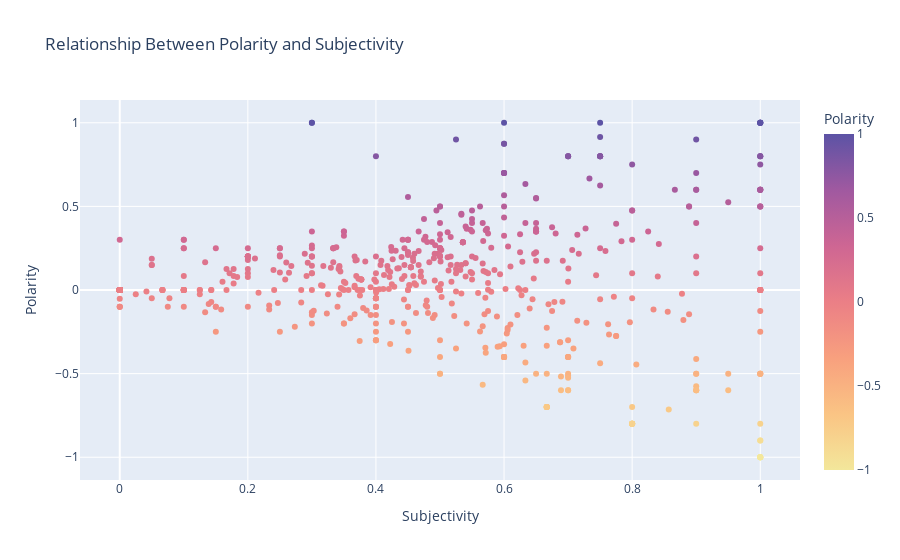

Source (notebook cell):
### Code cell
# Graph of the relationship between subjectivity and polarity

pltly.scatter( # scatter plot
    df,
    x='subjectivity',
    y='polarity',
    color='polarity',
    color_continuous_scale='sunset', # Found color from https://plotly.com/python/builtin-colorscales/
    opacity=1,
    labels={'subjectivity': 'Subjectivity', 'polarity': 'Polarity'},
    title='Relationship Between Polarity and Subjectivity'
)

# From the graph, we can see that less subjective topics have less polarity.
# As the subjectivity increases, the opinions start to diverge so the polarity
# starts to increase.

### Figure 1 — Plotly figure (JSON) as saved in the notebook; plotly's stock layout.template omitted (floating-point values rounded to 4 significant figures; data arrays with more than 128 entries replaced by an {"elided": "..."} marker saying what was removed)
{"data": [{"hovertemplate": "Subjectivity=%{x}<br>Polarity=%{marker.color}<extra></extra>", "legendgroup": "", "marker": {"color": {"elided": "847 float values"}, "coloraxis": "coloraxis", "opacity": 1, "symbol": "circle"}, "mode": "markers", "name": "", "orientation": "v", "showlegend": false, "type": "scatter", "x": {"elided": "847 float values"}, "xaxis": "x", "y": {"elided": "847 float values"}, "yaxis": "y"}], "layout": {"coloraxis": {"colorbar": {"title": {"text": "Polarity"}}, "colorscale": [[0, "rgb(243, 231, 155)"], [0.1667, "rgb(250, 196, 132)"], [0.3333, "rgb(248, 160, 126)"], [0.5, "rgb(235, 127, 134)"], [0.6667, "rgb(206, 102, 147)"], [0.8333, "rgb(160, 89, 160)"], [1, "rgb(92, 83, 165)"]]}, "legend": {"tracegroupgap": 0}, "title": {"text": "Relationship Between Polarity and Subjectivity"}, "xaxis": {"anchor": "y", "domain": [0, 1], "title": {"text": "Subjectivity"}}, "yaxis": {"anchor": "x", "domain": [0, 1], "title": {"text": "Polarity"}}}}
